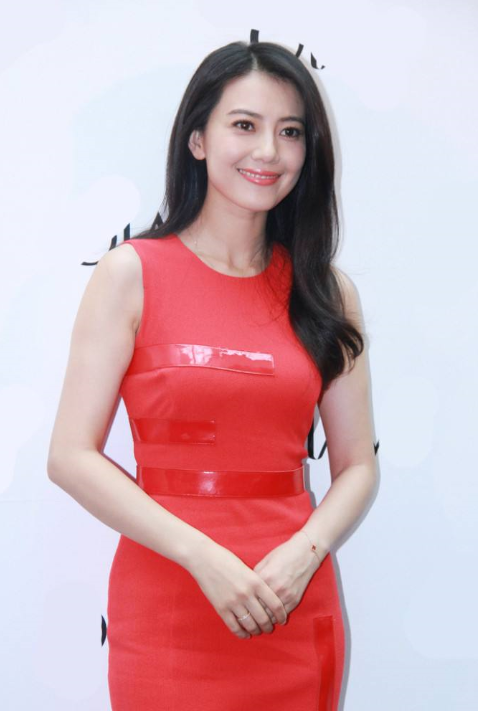
//> input picture images/gaoyy.png, 478 x 711 px
$ ./main   (built with g++ and OpenCV 4)
//> lines starting //> are read from the running program, lines starting //| are printed output that depends on the picture; after the words box and inside, x2 and y2 are one past the last pixel; in counts of white or black regions, pixels touching at a corner belong together
/*
二值图像分析 – 提取最大轮廓与编码关键点
这个问题来自大概四年前一个网友问我得，他需要提取星云的面积，做一些计算，其实在图像二值化的时候，我们需要考虑下面的因素，二值化方法选择：
全局阈值二值化
基于形态学梯度二值化
inRange二值化
基于Canny边缘二值化
自适应二值化

我们在二值化方法选择上选择了全局阈值（希望大家可以尝试更多不同二值化方法做对比），得到二值图像，然后进行轮廓分析，根据面积寻找最大轮廓，然后
根据轮廓进行多边形逼近，获得轮廓关键点，最后可以绘制轮廓与关键点。首先看代码实现，然后再看原图与绘制效果。
*/
#include <opencv2/imgproc.hpp>
#include <opencv2/highgui.hpp>
#include <math.h>
using namespace cv;
using namespace std;
int main(int argc, char** argv)
{
	Mat src = imread("../images/gaoyy.png");
//> src is the input picture: 711 rows x 478 cols, CV_8UC3; mean B, G, R 182, 173.4, 209.7
	imshow("input", src);

	// 二值图像
	Mat gray, binary;
	cvtColor(src, gray, COLOR_BGR2GRAY);
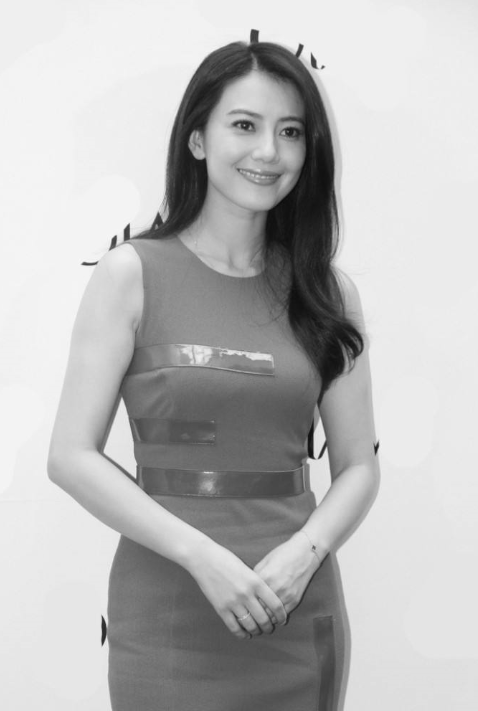
//> gray: 711 rows x 478 cols, CV_8UC1; min 10, max 249, mean 185.2
	threshold(gray, binary, 0, 255, THRESH_BINARY | THRESH_OTSU);
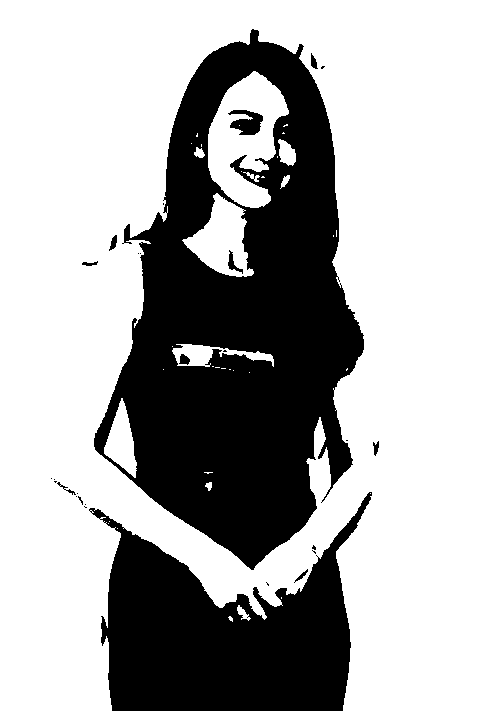
//> binary: 711 rows x 478 cols, CV_8UC1; 66.7% white; 28 black regions (17 under 20 px), largest, box (x1, y1, x2, y2) and area: (94, 29, 364, 570) 78591, (89, 492, 372, 711) 33345, (228, 110, 263, 135) 537
	imshow("binary", binary);

	// 定义结构元素
	Mat se = getStructuringElement(MORPH_RECT, Size(3, 3), Point(-1, -1));
	morphologyEx(binary, binary, MORPH_CLOSE, se);
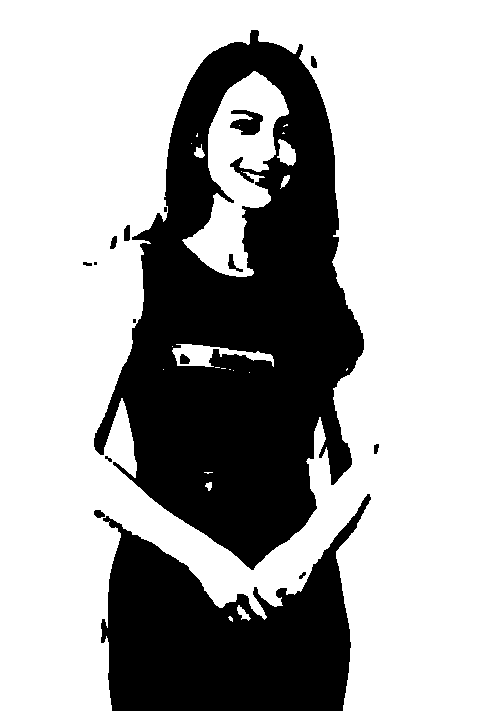
//> binary: 711 rows x 478 cols, CV_8UC1; 66.9% white; 16 black regions (3 under 20 px)

	vector<vector<Point>> contours;
	vector<Vec4i> hierarchy;
	findContours(binary, contours, hierarchy, RETR_LIST, CHAIN_APPROX_SIMPLE);
//> contours = 39 contours, 18 with area under 20; largest, box (x1, y1, x2, y2) and area: (0, 0, 478, 711) 305050, (93, 29, 365, 571) 90875, (182, 71, 289, 277) 9862, (172, 344, 274, 367) 991, (229, 109, 264, 136) 592
	int height = src.rows;
//> height = 711
	int width = src.cols;
//> width = 478
	int index = -1;
	int max = 0;
	for (size_t t = 0; t < contours.size(); t++) {
		Rect rect = boundingRect(contours[t]);
		if (rect.height >= height || rect.width >= width) {
			continue;
		}
		double area = contourArea(contours[t]);
		if (area > max) {
			max = area;
			index = t;
		}
	}
//> this loop made 39 passes
//> (rect, area, max) on passes 2, 4, 16, 18, 36, 38: (Rect(237, 605, 14, 16), 76.5, 76), (Rect(93, 509, 13, 10), 80, 80), (Rect(179, 353, 12, 12), 94.5, 94), (Rect(172, 344, 102, 23), 991, 991), (Rect(182, 71, 107, 206), 9861.5, 9861), (Rect(93, 29, 272, 542), 90875, 90875)
//> (rect, area) on passes 3, 5, 7, 8, 21, 22: (Rect(298, 571, 9, 9), 37), (Rect(205, 482, 7, 9), 30), (Rect(104, 455, 9, 8), 33), (Rect(373, 443, 7, 12), 52.5), (Rect(82, 261, 11, 6), 39), (Rect(227, 253, 17, 20), 127.5)
//> after the loop, max = 90875; index = 37
	Mat result = Mat::zeros(src.size(), src.type());
	Mat pts;
	drawContours(src, contours, index, Scalar(0, 0, 255), 1, 8);
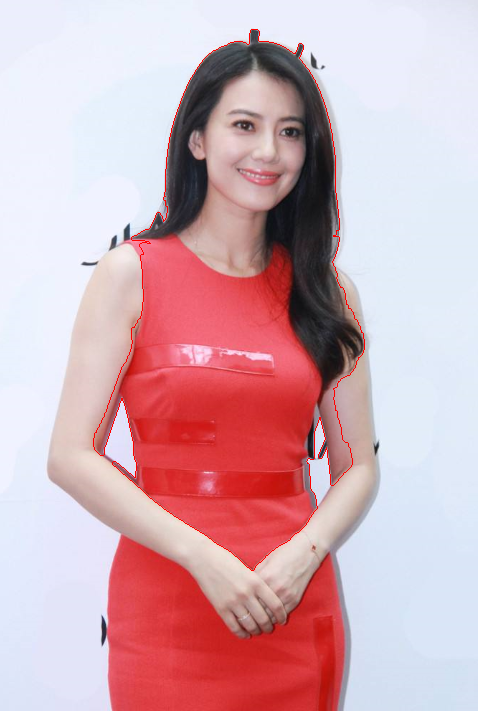
//> src: 711 rows x 478 cols, CV_8UC3; 0.48% of pixels changed, all inside (x1, y1, x2, y2) = (93, 29, 365, 571)
	approxPolyDP(contours[index], pts, 4, true);
//> pts = contour of 48 points, box (x1, y1, x2, y2) (93, 29, 365, 571), area 91277
	for (int i = 0; i < pts.rows; i++) {
		Vec2i pt = pts.at<Vec2i>(i, 0);
		circle(src, Point(pt[0], pt[1]), 2, Scalar(0, 255, 0), 2, 8, 0);
		circle(result, Point(pt[0], pt[1]), 2, Scalar(0, 255, 0), 2, 8, 0);
	}
//> this loop made 48 passes
//> pt on passes 1 to 12: [257, 29], [259, 41], [293, 53], [299, 43], [303, 45], [299, 58], [323, 99], [334, 147], [339, 218], [332, 262], [363, 333], [364, 349]
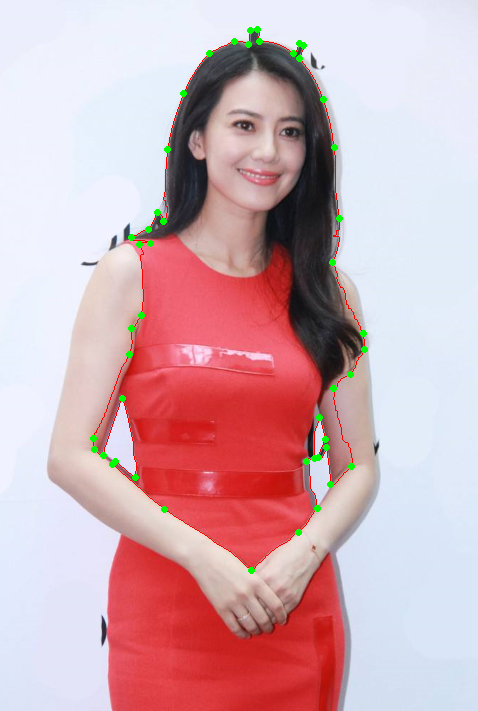
//> src: 711 rows x 478 cols, CV_8UC3; 0.51% of pixels changed, all inside (x1, y1, x2, y2) = (90, 26, 368, 574)
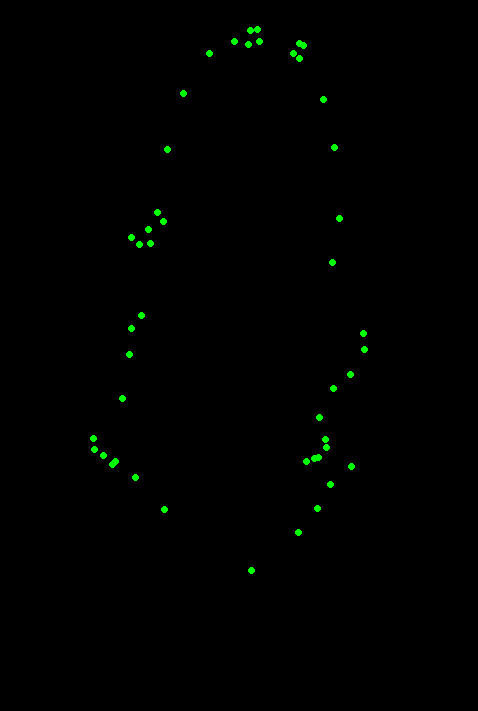
//> result: 711 rows x 478 cols, CV_8UC3; mean B, G, R 0, 1.3, 0
	imshow("result", src);
	waitKey(0);
	destroyAllWindows();

	return 0;
}
